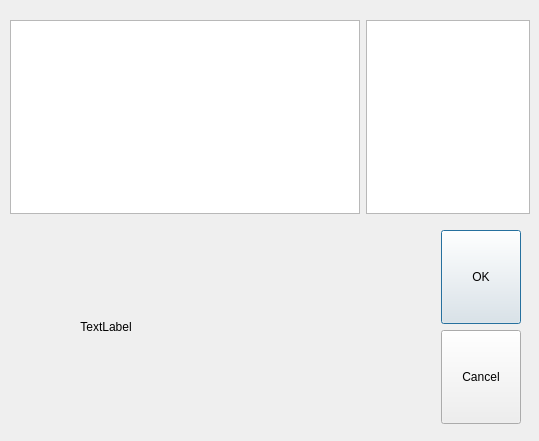
<?xml version="1.0" encoding="UTF-8"?>
<ui version="4.0">
 <class>ImageExplorer</class>
 <widget class="QDialog" name="ImageExplorer">
  <property name="geometry">
   <rect>
    <x>0</x>
    <y>0</y>
    <width>539</width>
    <height>441</height>
   </rect>
  </property>
  <property name="windowTitle">
   <string>Image Explorer</string>
  </property>
  <widget class="QWidget" name="layoutWidget">
   <property name="geometry">
    <rect>
     <x>10</x>
     <y>20</y>
     <width>520</width>
     <height>194</height>
    </rect>
   </property>
   <layout class="QHBoxLayout" name="horizontalLayout">
    <item>
     <widget class="QTreeView" name="imgDir">
      <property name="sizePolicy">
       <sizepolicy hsizetype="Expanding" vsizetype="Expanding">
        <horstretch>0</horstretch>
        <verstretch>0</verstretch>
       </sizepolicy>
      </property>
      <property name="minimumSize">
       <size>
        <width>350</width>
        <height>0</height>
       </size>
      </property>
     </widget>
    </item>
    <item>
     <widget class="QListView" name="imgFile"/>
    </item>
   </layout>
  </widget>
  <widget class="QWidget" name="layoutWidget">
   <property name="geometry">
    <rect>
     <x>10</x>
     <y>230</y>
     <width>511</width>
     <height>194</height>
    </rect>
   </property>
   <layout class="QHBoxLayout" name="horizontalLayout_2">
    <item>
     <widget class="QLabel" name="imgLbl">
      <property name="sizePolicy">
       <sizepolicy hsizetype="Fixed" vsizetype="Fixed">
        <horstretch>0</horstretch>
        <verstretch>0</verstretch>
       </sizepolicy>
      </property>
      <property name="minimumSize">
       <size>
        <width>192</width>
        <height>192</height>
       </size>
      </property>
      <property name="maximumSize">
       <size>
        <width>192</width>
        <height>16777215</height>
       </size>
      </property>
      <property name="text">
       <string>TextLabel</string>
      </property>
      <property name="alignment">
       <set>Qt::AlignCenter</set>
      </property>
     </widget>
    </item>
    <item>
     <spacer name="horizontalSpacer">
      <property name="orientation">
       <enum>Qt::Horizontal</enum>
      </property>
      <property name="sizeHint" stdset="0">
       <size>
        <width>40</width>
        <height>20</height>
       </size>
      </property>
     </spacer>
    </item>
    <item>
     <layout class="QVBoxLayout" name="verticalLayout">
      <item>
       <widget class="QPushButton" name="pushButton">
        <property name="sizePolicy">
         <sizepolicy hsizetype="Minimum" vsizetype="Preferred">
          <horstretch>0</horstretch>
          <verstretch>0</verstretch>
         </sizepolicy>
        </property>
        <property name="text">
         <string>OK</string>
        </property>
       </widget>
      </item>
      <item>
       <widget class="QPushButton" name="pushButton_2">
        <property name="sizePolicy">
         <sizepolicy hsizetype="Minimum" vsizetype="Preferred">
          <horstretch>0</horstretch>
          <verstretch>0</verstretch>
         </sizepolicy>
        </property>
        <property name="text">
         <string>Cancel</string>
        </property>
       </widget>
      </item>
     </layout>
    </item>
   </layout>
  </widget>
 </widget>
 <resources/>
 <connections>
  <connection>
   <sender>pushButton_2</sender>
   <signal>clicked()</signal>
   <receiver>ImageExplorer</receiver>
   <slot>close()</slot>
   <hints>
    <hint type="sourcelabel">
     <x>465</x>
     <y>373</y>
    </hint>
    <hint type="destinationlabel">
     <x>419</x>
     <y>425</y>
    </hint>
   </hints>
  </connection>
  <connection>
   <sender>pushButton</sender>
   <signal>clicked()</signal>
   <receiver>ImageExplorer</receiver>
   <slot>accept()</slot>
   <hints>
    <hint type="sourcelabel">
     <x>481</x>
     <y>301</y>
    </hint>
    <hint type="destinationlabel">
     <x>424</x>
     <y>337</y>
    </hint>
   </hints>
  </connection>
 </connections>
</ui>
